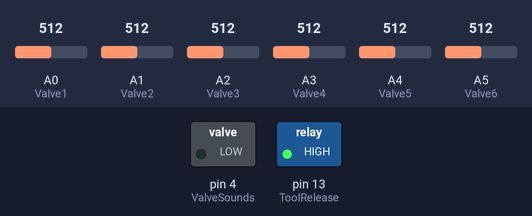
Bench run of a sketch on a simulated Arduino Uno, built with avr-gcc and run on an emulated ATmega328P. Parts: switched loads named in the sketch (green lamp = pin HIGH). Dashed ring = blinking. The test bench sets the inputs (shaded band); at power-on: A0 (Valve1) = 512, A1 (Valve2) = 512, A2 (Valve3) = 512, A3 (Valve4) = 512, A4 (Valve5) = 512, A5 (Valve6) = 512. What the sketch prints to the serial monitor is not drawn.

Above: at 0.11 s.
Timing chart, 0 to 3.0 s (numbered marks = the images above):
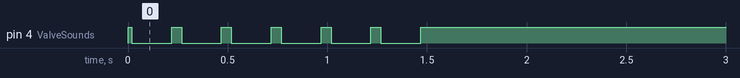

The sketch:

ValveCodeInstalled_10-25-17.ino
```cpp
//Valve Code
int Valve1 = A0;
int Valve2 = A1;
int Valve3 = A2;
int Valve4 = A3;
int Valve5 = A4;
int Valve6 = A5;
int ToolRelease = 13;

int ValveSounds = 4;
int CurrentValveState1 = 0;
int CurrentValveState2 = 0;
int CurrentValveState3 = 0;
int CurrentValveState4 = 0;
int CurrentValveState5 = 0;
int CurrentValveState6 = 0;
int LastValveState1 = 0;
int LastValveState2 = 0;
int LastValveState3 = 0;
int LastValveState4 = 0;
int LastValveState5 = 0;
int LastValveState6 = 0;

int ToolReleaseCount= 0;


void setup() {
  // put your setup code here, to run once:
  pinMode(Valve1, INPUT_PULLUP);//Valve1
  pinMode(Valve2, INPUT_PULLUP);//Valve2
  pinMode(Valve3, INPUT_PULLUP);//Valve3
  pinMode(Valve4, INPUT_PULLUP);//Valve4
  pinMode(Valve5, INPUT_PULLUP);//Valve5
  pinMode(Valve6, INPUT_PULLUP);//Valve6
  pinMode(ToolRelease, OUTPUT);//Tool Release

  pinMode(ValveSounds, OUTPUT);//ValveSound2
  digitalWrite (ToolRelease,HIGH);

  digitalWrite (ValveSounds,HIGH);


    Serial.begin(9600);
  Serial.println("Yep");

  }


void loop() {
  // put your main code here, to run repeatedly:
  int Valve1S = analogRead(Valve1);
  int Valve2S = analogRead(Valve2);
  int Valve3S = analogRead(Valve3);
  int Valve4S = analogRead(Valve4);
  int Valve5S = analogRead(Valve5);
  int Valve6S = analogRead(Valve6);


      Serial.println ("Valve1");
      Serial.println (Valve1S);
      Serial.println ("Valve2");
      Serial.println (Valve2S);
      Serial.println ("Valve3");
      Serial.println (Valve3S);
      Serial.println ("Valve4");
      Serial.println (Valve4S);
      Serial.println ("Valve5");
      Serial.println (Valve5S);
      Serial.println ("Valve6");
      Serial.println (Valve6S);

if  (Valve1S>= 900){ CurrentValveState1 = 0;}
else CurrentValveState1=1;


if  (Valve2S>= 900){ CurrentValveState2 = 0;}
else CurrentValveState2=1;

if  (Valve3S>= 900){ CurrentValveState3 = 0;}
else CurrentValveState3=1;
if  (Valve4S>= 900){ CurrentValveState4 = 0;}
else CurrentValveState4=1;

if  (Valve5S>= 900){ CurrentValveState5 = 0;}
else CurrentValveState5=1;

if  (Valve6S>= 900){ CurrentValveState6 = 0;}
else CurrentValveState6=1;


  {if (CurrentValveState1 != LastValveState1){
    digitalWrite (ValveSounds,LOW);
    delay (200);
    digitalWrite (ValveSounds,HIGH);}
    else digitalWrite (ValveSounds,HIGH);}
    delay(50);

   LastValveState1= CurrentValveState1;

  {if (CurrentValveState2 != LastValveState2){
    digitalWrite (ValveSounds,LOW);
    delay (200);
    digitalWrite (ValveSounds,HIGH);}
    else digitalWrite (ValveSounds,HIGH);}
    delay(50);

   LastValveState2= CurrentValveState2;


  {if (CurrentValveState3 != LastValveState3){
    digitalWrite (ValveSounds,LOW);
    delay (200);
    digitalWrite (ValveSounds,HIGH);}
    else digitalWrite (ValveSounds,HIGH);}
    delay(50);

   LastValveState3= CurrentValveState3;


  {if (CurrentValveState4 != LastValveState4){
    digitalWrite (ValveSounds,LOW);
    delay (200);
    digitalWrite (ValveSounds,HIGH);}
    else digitalWrite (ValveSounds,HIGH);}
    delay(50);

   LastValveState4= CurrentValveState4;


  {if (CurrentValveState5 != LastValveState5){
    digitalWrite (ValveSounds,LOW);
    delay (200);
    digitalWrite (ValveSounds,HIGH);}
    else digitalWrite (ValveSounds,HIGH);}
    delay(50);

   LastValveState5= CurrentValveState5;


  {if (CurrentValveState6 != LastValveState6){
    digitalWrite (ValveSounds,LOW);
    delay (200);
    digitalWrite (ValveSounds,HIGH);}
    else digitalWrite (ValveSounds,HIGH);}
    delay(50);

   LastValveState6= CurrentValveState6;


if (Valve1S <= 900  && Valve2S >= 900 && Valve3S <= 900 && Valve4S >= 900 && Valve5S >= 950 && Valve6S <= 900)
 {   ToolReleaseCount++;
 if (ToolReleaseCount == 1){
  digitalWrite (ToolRelease, LOW);
  delay (1000);
  digitalWrite (ToolRelease, HIGH);}}
   else digitalWrite (ToolRelease, HIGH);
      //  < is equal to open  > is equal to closed


}
```

Measured:
- by itself, pin 4 (ValveSounds): alternates HIGH for 0.05 s and LOW for 0.20 s, 12 changes in all, then stays HIGH
